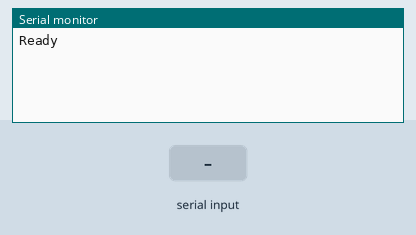
This sketch was run on a simulated Arduino Uno, built with avr-gcc and run on an emulated ATmega328P. Parts: the last lines printed to the serial monitor. The inputs (shaded band) are chosen by the test bench.

Above: at 1.2 s.
1.3 s: "1\n" received over the second serial link
At 1.9 s:
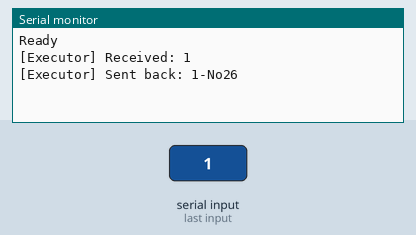
2.8 s: "0\n" received over the second serial link
At 4.0 s:
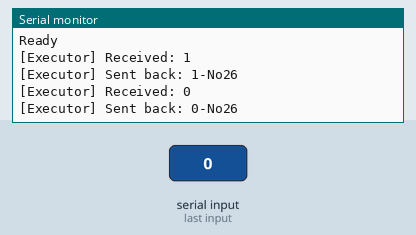
4.3 s: "2\n" received over the second serial link
At 5.4 s:
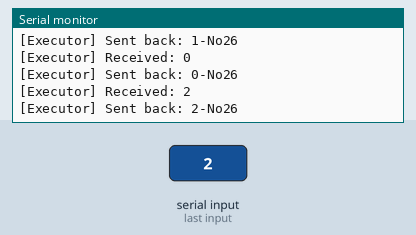

Measured:
- after the input at 1.3 s, the serial monitor: prints a new line at once (image 1)
- after the input at 2.8 s, the serial monitor: prints a new line at once (image 2)
- after the input at 4.3 s, the serial monitor: prints a new line at once (image 3)

The sketch:

arduino_2.ino
```cpp
#include <SoftwareSerial.h>

SoftwareSerial link(2, 3);
String suffix = "-No26";

void setup() {
  Serial.begin(9600);
  link.begin(2400);
  Serial.println("Ready");
}

void loop() {
  if (link.available()) {
    String msg = link.readStringUntil('\n');
    Serial.print("[Executor] Received: ");
    Serial.println(msg);
    link.println(msg + suffix);
    Serial.print("[Executor] Sent back: ");
    Serial.println(msg + suffix);
  }
}
```
